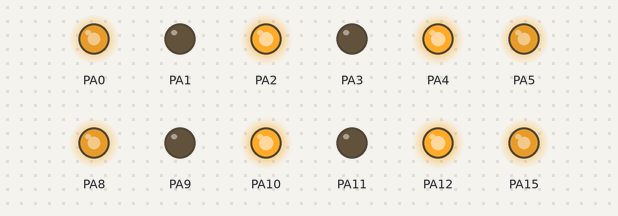
Recording of a sketch running on a simulated STM32 Blue Pill. On the bench: output pins drawn as LEDs (lit = HIGH).

Above: at 0.1 s.
Timing chart, 0 to 1.6 s (numbered marks = the images above):
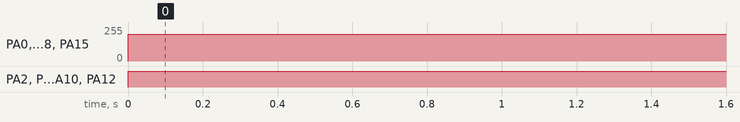

The sketch:

Blink.ino
```cpp
// Simple Blink for STM32F103C8 (Blue Pill)
// LED is connected to PC13 (active LOW)

void setup() {
  pinMode(PA0, OUTPUT);
  pinMode(PA1, OUTPUT);
  pinMode(PA2, OUTPUT);
  pinMode(PA3, OUTPUT);
  pinMode(PA4, OUTPUT);
  pinMode(PA5, OUTPUT);


  pinMode(PA8, OUTPUT);
  pinMode(PA9, OUTPUT);
  pinMode(PA10, OUTPUT);
  pinMode(PA11, OUTPUT);
  pinMode(PA12, OUTPUT);
  pinMode(PA15, OUTPUT);
}

void loop() {
  digitalWrite(PA1, LOW);
  digitalWrite(PA2, HIGH);

  digitalWrite(PA3, LOW);
  digitalWrite(PA4, HIGH);

  digitalWrite(PA9, LOW);
  digitalWrite(PA10, HIGH);

  digitalWrite(PA11, LOW);
  digitalWrite(PA12, HIGH);

  analogWrite(PA0, 200);
  analogWrite(PA5, 200);
  analogWrite(PA8, 200);
  analogWrite(PA15, 200);

}
```

Measured:
- by itself, PA0, PA5, PA8, PA15: 0/255 → 200/255 at 0.00 s
- by itself, PA2, PA4, PA10, PA12: LOW → HIGH at 0.00 s
